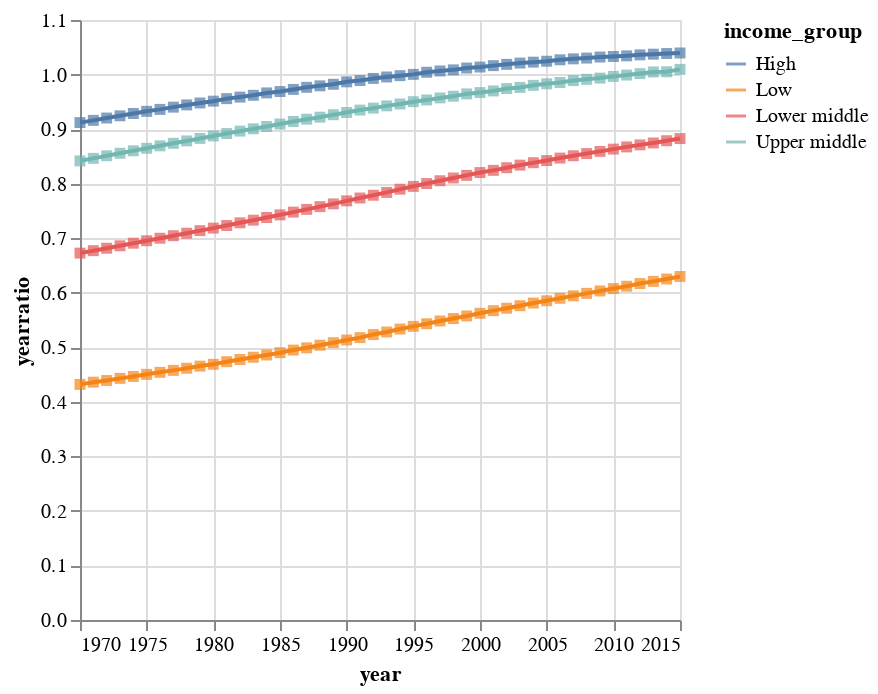

Source (notebook cell):
### Markdown cell above
<div class="alert alert-info" style="color:black">

### Question 3.1
rubric={accuracy:2,quality:1,viz:2}

<h4>
Python
</h4>
<ol type="1">
<li>Compute a new column in your dataframe that represents the ratio between the number of years in school for women and men (calculate it so that the value 1 means as many years for both, and 0.5 means half as many for women compared to men).</li>
<li>Filter the dataframe to only contain value from 1970 - 2015, since those are the years where the education data has been recorded. Again you can either create a new variable or perform the filtering as you pass the data to the plotting function.</li>
<li>Create a line plot showing how the ratio of women’s of men’s years in school has changed over time. Group the data by income group and plot the mean for each group.</li>
<li>Use layering to add a square mark for every data point in your line plot (so one per yearly mean in each group).</li>
</ol>

</div>

### Code cell
# YOUR PYTHON ANSWER GOES HERE
dataratio = data2018[(data2018['year'].astype(str).str[:4].astype(int) >= 1970) & (data2018['year'].astype(str).str[:4].astype(int) <= 2015)].copy()

#dataratio.head()

dataratio['yearratio'] = dataratio['years_in_school_women']/dataratio['years_in_school_men']

#dataratio.head()

dataincome = dataratio.groupby(['year', 'income_group'], as_index=False)['yearratio'].mean()

chartlineratio = alt.Chart(dataincome).mark_line().encode(
    x='year',
    y='yearratio',
    color='income_group'
)

chartsquareratio = alt.Chart(dataincome).mark_square().encode(
    x='year',
    y='yearratio',
    color='income_group')

chartlineratio + chartsquareratio

### Figure 1 — Vega specification as saved in the notebook (floating-point values rounded to 4 significant figures; data arrays with more than 128 entries replaced by an {"elided": "..."} marker saying what was removed)
{"$schema": "https://vega.github.io/schema/vega/v6.json", "data": [{"name": "source_0", "values": {"elided": "184 records"}, "transform": [{"type": "formula", "expr": "toDate(datum['year'])", "as": "year"}]}, {"name": "data_0", "values": {"elided": "184 records"}, "transform": [{"type": "formula", "expr": "toDate(datum['year'])", "as": "year"}]}, {"name": "source_0_color_domain_income_group_0", "values": [{"income_group": "High"}, {"income_group": "Low"}, {"income_group": "Lower middle"}, {"income_group": "Upper middle"}]}, {"name": "data_0_color_domain_income_group_1", "values": [{"income_group": "High"}, {"income_group": "Low"}, {"income_group": "Lower middle"}, {"income_group": "Upper middle"}]}], "marks": [{"type": "group", "name": "layer_0_pathgroup", "from": {"facet": {"data": "source_0", "name": "faceted_path_layer_0_main", "groupby": ["income_group"]}}, "encode": {"update": {"width": {"field": {"signal": null, "datum": null, "group": "width", "parent": null}}, "height": {"field": {"signal": null, "datum": null, "group": "height", "parent": null}}}}, "marks": [{"type": "line", "name": "layer_0_marks", "from": {"data": "faceted_path_layer_0_main"}, "sort": {"field": "x"}, "encode": {"update": {"defined": {"signal": "isValid(datum[\"year\"]) && isFinite(+datum[\"year\"]) && isValid(datum[\"yearratio\"]) && isFinite(+datum[\"yearratio\"])"}, "stroke": {"field": "income_group", "scale": "color"}, "y": {"field": "yearratio", "scale": "y"}, "x": {"field": "year", "scale": "x"}}}, "style": ["line"]}]}, {"type": "symbol", "name": "layer_1_marks", "from": {"data": "data_0"}, "encode": {"update": {"opacity": {"value": 0.7}, "shape": {"value": "square"}, "x": {"field": "year", "scale": "x"}, "fill": {"field": "income_group", "scale": "color"}, "y": {"field": "yearratio", "scale": "y"}}}, "style": ["square"]}], "scales": [{"name": "x", "type": "time", "domain": {"fields": [{"data": "source_0", "field": "year"}, {"data": "data_0", "field": "year"}]}, "range": [0, {"signal": "width"}]}, {"name": "y", "type": "linear", "domain": {"fields": [{"data": "source_0", "field": "yearratio"}, {"data": "data_0", "field": "yearratio"}]}, "range": [{"signal": "height"}, 0], "zero": true, "nice": true}, {"name": "color", "type": "ordinal", "domain": {"fields": [{"data": "source_0_color_domain_income_group_0", "field": "income_group"}, {"data": "data_0_color_domain_income_group_1", "field": "income_group"}], "sort": true}, "range": "category"}], "axes": [{"scale": "x", "zindex": 0, "grid": true, "domain": false, "orient": "bottom", "tickCount": {"signal": "ceil(width/40)"}, "labels": false, "ticks": false, "gridScale": "y", "aria": false, "maxExtent": 0, "minExtent": 0}, {"scale": "y", "tickCount": {"signal": "ceil(height/40)"}, "grid": true, "labels": false, "aria": false, "minExtent": 0, "ticks": false, "orient": "left", "gridScale": "x", "maxExtent": 0, "zindex": 0, "domain": false}, {"scale": "x", "zindex": 0, "orient": "bottom", "grid": false, "labelOverlap": true, "tickCount": {"signal": "ceil(width/40)"}, "title": "year", "labelFlush": true}, {"scale": "y", "tickCount": {"signal": "ceil(height/40)"}, "zindex": 0, "orient": "left", "title": "yearratio", "grid": false, "labelOverlap": true}], "legends": [{"stroke": "color", "symbolType": "stroke", "title": "income_group", "fill": "color", "encode": {"symbols": {"update": {"opacity": {"value": 0.7}}}}}], "height": 300, "style": "cell", "padding": 5, "width": 300, "background": "white"}
